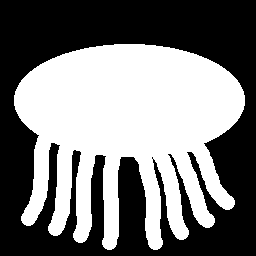
#> input picture data/9.png, 256 x 256 px
$ jupyter execute '4.9.2 轮廓特征.ipynb'
#> lines starting #> are read from the running program, lines starting #| are printed output that depends on the picture; after the words box and inside, x2 and y2 are one past the last pixel; in counts of white or black regions, pixels touching at a corner belong together; long printed decimals are rounded
# 轮廓特征

### 目标

在本文中，我们将学习
- 如何找到轮廓的不同特征，例如面积，周长，质心，边界框等。
- 您将看到大量与轮廓有关的功能。

### 1. 特征矩

特征矩可以帮助您计算一些特征，例如物体的质心，物体的面积等。请查看特征矩上的维基百科页面。函数**cv.moments**()提供了所有计算出的矩值的字典。见下文：

[cell 1]
import numpy as np
import cv2 as cv
from matplotlib import pyplot as plt

# img = cv.imread('data/pic3.png')

# imgray = cv.cvtColor(img, cv.COLOR_BGR2GRAY)
# ret,thresh = cv.threshold(imgray,200,255,cv.THRESH_BINARY_INV)

org = cv.imread('data/9.png', 0)
#> org: shape (256, 256); 47.1% white; 1 white region

ret,thresh = cv.threshold(org,127,255,cv.THRESH_BINARY)

contours,hierarchy = cv.findContours(thresh, cv.RETR_EXTERNAL, cv.CHAIN_APPROX_SIMPLE)
#> contours = 1 contour; box (x1, y1, x2, y2) and area: (14, 44, 245, 250) 29982

img = cv.cvtColor(org, cv.COLOR_GRAY2BGR)
#> img is the input picture: shape (256, 256, 3); 47.1% white; 1 white region, box (x1, y1, x2, y2) and area: (14, 44, 245, 250) 30872
cv.drawContours(img, contours, 0, (0,255,0), 2)
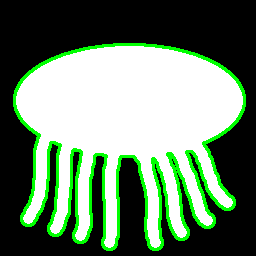
#> img: shape (256, 256, 3); 9.64% of pixels changed, all inside (x1, y1, x2, y2) = (13, 43, 246, 251)

plt.figure(figsize=(4, 4))
plt.imshow(img)
plt.xticks([]), plt.yticks([])

plt.show()

[cell 2]
cnt = contours[0]
#> cnt = contour of 723 points, box (x1, y1, x2, y2) (14, 44, 245, 250), area 29982
M = cv.moments(cnt)
#> M = moments, m00 29982, centre m10/m00, m01/m00 = (127.7, 129.8)
print( M )
#> (printed output is left out)

从这一刻起，您可以提取有用的数据，例如面积，质心等。质心由关系给出，$C_x = \frac{M_{10}}{M_{00}}$ 和 $C_y = \frac{M_{01}}{M_{00}}$。可以按照以下步骤进行：

[cell 3]
cx = int(M['m10']/M['m00'])
#> cx = 127
cy = int(M['m01']/M['m00'])
#> cy = 129

print(cx, ",", cy)
#| 127 , 129

[cell 4]
cv.circle(img, (cx, cy), 3, (0, 0, 255), -1)
#> img: shape (256, 256, 3); 0.04% of pixels changed, all inside (x1, y1, x2, y2) = (124, 126, 131, 133)

plt.figure(figsize=(4, 4))
plt.imshow(cv.cvtColor(img, cv.COLOR_BGR2RGB))
plt.xticks([]), plt.yticks([])

plt.show()

### 2. 轮廓面积

轮廓区域由函数**cv.contourArea**()或从矩`M['m00']`中给出。

[cell 5]
area = cv.contourArea(cnt)
#> area = 29982
print(area)
#| 29982.0

### 3. 轮廓周长

也称为弧长。可以使用**cv.arcLength**()函数找到它。第二个参数指定形状是闭合轮廓(`True`)还是曲线。

[cell 6]
perimeter = cv.arcLength(cnt,True)
#> perimeter = 1985
print(perimeter)
#| 1984.965

### 4. 轮廓近似

根据我们指定的精度，它可以将轮廓形状近似为顶点数量较少的其他形状。它是Douglas-Peucker算法的实现。检查维基百科页面上的算法和演示。

为了理解这一点，假设您试图在图像中找到一个正方形，但是由于图像中的某些问题，您没有得到一个完美的正方形，而是一个“坏形状”（如下图所示）。现在，您可以使用此功能来近似形状。在这种情况下，第二个参数称为epsilon，它是从轮廓到近似轮廓的最大距离。它是一个精度参数。需要正确选择epsilon才能获得正确的输出。

下面，在图片中，绿线显示了ε=弧长的1％时的近似曲线。红线显示了ε=弧长度的4％时的情况。第三个参数指定曲线是否闭合。

[cell 7]
epsilon1 = 0.01*cv.arcLength(cnt,True)
#> epsilon1 = 19.85
approx1 = cv.approxPolyDP(cnt,epsilon1,True)
#> approx1 = contour of 22 points, box (x1, y1, x2, y2) (14, 44, 244, 250), area 26168

epsilon2 = 0.04*cv.arcLength(cnt,True)
#> epsilon2 = 79.4
approx2 = cv.approxPolyDP(cnt,epsilon2,True)
#> approx2 = [[40, 64], [24, 224], [233, 206], [224, 68]]

img1 = cv.cvtColor(org, cv.COLOR_GRAY2BGR)
img2 = cv.cvtColor(org, cv.COLOR_GRAY2BGR)

cv.drawContours(img1, [approx1], 0, (0,255,0), 2)
#> img1: shape (256, 256, 3); 7.47% of pixels changed, all inside (x1, y1, x2, y2) = (13, 43, 245, 251)
cv.drawContours(img2, [approx2], 0, (255,0,0), 2)
#> img2: shape (256, 256, 3); 3.12% of pixels changed, all inside (x1, y1, x2, y2) = (23, 63, 235, 226)

plt.figure(figsize=(8, 4))

plt.subplot(121),plt.imshow(img1)
plt.title('0.01'), plt.xticks([]), plt.yticks([])
plt.subplot(122),plt.imshow(img2)
plt.title('0.04'), plt.xticks([]), plt.yticks([])

plt.show()
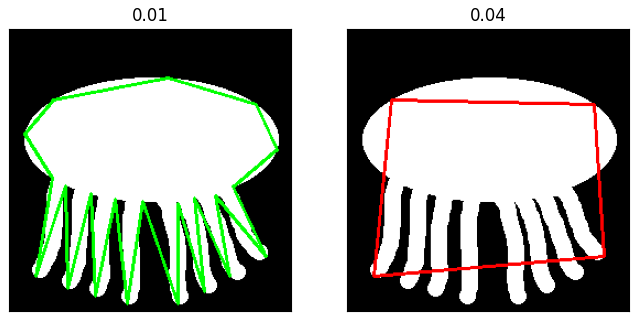
#> figure drawn by matplotlib, 2 panels; B, G, R data is drawn as R, G, B

### 5. 轮廓凸包

凸包外观看起来与轮廓逼近相似，但不相似（在某些情况下两者可能提供相同的结果）。在这里，**cv.convexHull**()函数检查曲线是否存在凸凹缺陷并对其进行校正。一般而言，凸曲线是始终凸出或至少平坦的曲线。如果在内部凸出，则称为凸度缺陷。例如，检查下面的手的图像。红线显示手的凸包。双向箭头标记显示凸度缺陷，这是凸包与轮廓线之间的局部最大偏差。

关于它的语法，有一些需要讨论：

```python
hull = cv.convexHull(points[, hull[, clockwise[, returnPoints]]
```

参数详细信息：
- **点**是我们传递到的轮廓。
- **凸包**是输出，通常我们忽略它。
- **顺时针方向**：方向标记。如果为True，则输出凸包为顺时针方向。否则，其方向为逆时针方向。
- **returnPoints**：默认情况下为True。然后返回凸包的坐标。如果为False，则返回与凸包点相对应的轮廓点的索引。

因此，要获得如上图所示的凸包，以下内容就足够了：

```python
hull = cv.convexHull(cnt)
```

但是，如果要查找凸度缺陷，则需要传递`returnPoints = False`。为了理解它，我们将拍摄上面的矩形图像。首先，我发现它的轮廓为`cnt`。现在，我发现它的带有`returnPoints = True`的凸包，得到以下值：`[[[234 202]]，[[51 202]]，[[51 79]]，[[234 79]]]`，它们是四个角 矩形的点。现在，如果对`returnPoints = False`执行相同的操作，则会得到以下结果：`[[129]，[67]，[0]，[142]]`。这些是轮廓中相应点的索引。例如，检查第一个值：`cnt [129] = [[234，202]]`与第一个结果相同（对于其他结果依此类推）。

当我们讨论凸度缺陷时，您将再次看到它。

### 6. 检查凸度

**cv.isContourConvex**()具有检查曲线是否凸出的功能。它只是返回True还是False。没什么大不了的。

[cell 8]
hull = cv.convexHull(cnt)
#> hull = contour of 46 points, box (x1, y1, x2, y2) (14, 44, 245, 250), area 40556

k = cv.isContourConvex(cnt)
#> k = False

print(k)
#| False

### 7. 边界矩形

有两种类型的边界矩形。

#### 7.a.直角矩形

它是一个矩形，不考虑物体的旋转。所以边界矩形的面积不是最小的。它是由函数**cv.boundingRect**()找到的。

令`(x，y)`为矩形的左上角坐标，而`(w，h)`为矩形的宽度和高度。

```python
x,y,w,h = cv.boundingRect(cnt)
cv.rectangle(img,(x,y),(x+w,y+h),(0,255,0),2)
```

#### 7.b. 旋转矩形

这里，边界矩形是用最小面积绘制的，所以它也考虑了旋转。使用的函数是**cv.minAreaRect**()。它返回一个Box2D结构，其中包含以下细节 -(中心(x,y)，(宽度，高度)，旋转角度)。但要画出这个矩形，我们需要矩形的四个角。它由函数**cv.boxPoints**()获得

```python
rect = cv.minAreaRect(cnt)
box = cv.boxPoints(rect)
box = np.int0(box)
cv.drawContours(img,[box],0,(0,0,255),2)
```

两个矩形都显示在一张单独的图像中。绿色矩形显示正常的边界矩形。红色矩形是旋转后的矩形。

### 8. 最小闭合圈
接下来，使用函数**cv.minEnclosingCircle(*()查找对象的圆周。它是一个以最小面积完全覆盖物体的圆。

```python
(x,y),radius = cv.minEnclosingCircle(cnt)
center = (int(x),int(y))
radius = int(radius)
cv.circle(img,center,radius,(0,255,0),2)
```

### 9. 拟合一个椭圆

下一个是把一个椭圆拟合到一个物体上。它返回内接椭圆的旋转矩形。

```python
ellipse = cv.fitEllipse(cnt)
cv.ellipse(img,ellipse,(0,255,0),2)
```

### 10. 拟合直线

同样，我们可以将一条直线拟合到一组点。下图包含一组白点。我们可以近似一条直线。

```python
rows,cols = img.shape[:2]
[vx,vy,x,y] = cv.fitLine(cnt, cv.DIST_L2,0,0.01,0.01)
lefty = int((-x*vy/vx) + y)
righty = int(((cols-x)*vy/vx)+y)
cv.line(img,(cols-1,righty),(0,lefty),(0,255,0),2)
```

[cell 9]
import numpy as np
import cv2 as cv
from matplotlib import pyplot as plt

img = cv.imread('data/pic3.png')
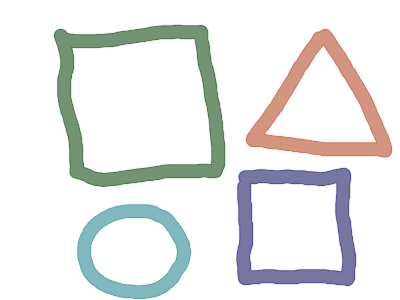
#> input picture data/pic3.png, 400 x 300 px
#> img is the input picture: shape (300, 400, 3); mean B, G, R 232.6, 233.5, 232.3

imgray = cv.cvtColor(img, cv.COLOR_BGR2GRAY)
ret,thresh = cv.threshold(imgray,200,255,cv.THRESH_BINARY_INV)
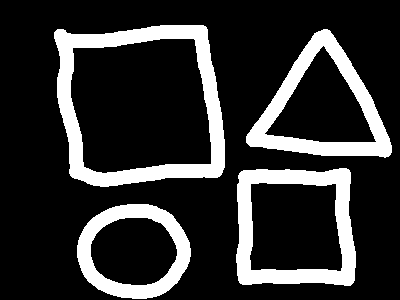
#> thresh: shape (300, 400); 19.1% white; 4 white regions

contours,hierarchy = cv.findContours(thresh, cv.RETR_EXTERNAL, cv.CHAIN_APPROX_SIMPLE)
#> contours = 4 contours; box (x1, y1, x2, y2) and area: (54, 25, 225, 187) 23440, (236, 168, 356, 286) 12830, (246, 29, 392, 158) 10732, (77, 204, 191, 299) 8420

# 三角形轮廓线
img1 = img.copy()
cnt = contours[2]
#> cnt = contour of 201 points, box (x1, y1, x2, y2) (246, 29, 392, 158), area 10732
cv.drawContours(img1, [cnt], 0, (255, 0, 0), 2)
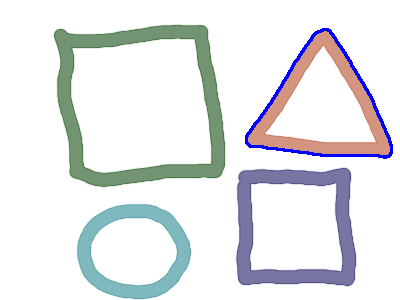
#> img1: shape (300, 400, 3); 1.24% of pixels changed, all inside (x1, y1, x2, y2) = (245, 28, 393, 159)

# 直角矩形
img2 = img.copy()
rect = cv.boundingRect(cnt)
#> rect = (246, 29, 146, 129)
cv.rectangle(img2, rect, (255, 0, 0), 2)
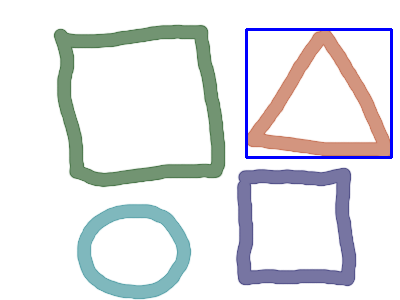
#> img2: shape (300, 400, 3); 1.36% of pixels changed, all inside (x1, y1, x2, y2) = (245, 28, 393, 159)

# 旋转矩形
img3 = img.copy()
rect = cv.minAreaRect(cnt)
#> rect = ((335.5, 118), (140.3, 130.7), -56.86)
box = cv.boxPoints(rect)
#> box = [[351.8, 212.5], [242.4, 141], [319.1, 23.54], [428.5, 94.97]]
box = np.intp(box)
#> box = [[351, 212], [242, 141], [319, 23], [428, 94]]
cv.drawContours(img3,[box],0,(255, 0, 0),2)
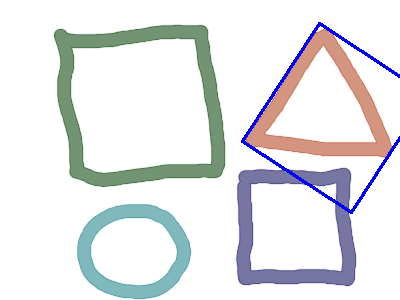
#> img3: shape (300, 400, 3); 1.27% of pixels changed, all inside (x1, y1, x2, y2) = (241, 22, 400, 214)

# 最小闭合圈
img4 = img.copy()
(x,y),radius = cv.minEnclosingCircle(cnt)
#> x = 321.1; y = 110.3; radius = 81.54
center = (int(x),int(y))
#> center = (321, 110)
radius = int(radius)
#> radius = 81
cv.circle(img4,center,radius,(255, 0, 0),2)
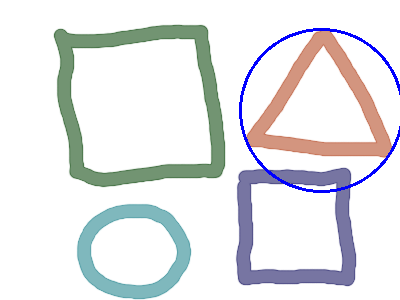
#> img4: shape (300, 400, 3); 1.17% of pixels changed, all inside (x1, y1, x2, y2) = (239, 28, 400, 193)

# 拟合一个椭圆
img5 = img.copy()
ellipse = cv.fitEllipse(cnt)
#> ellipse = ((323, 119.6), (121.1, 156.4), 170.8)
cv.ellipse(img5,ellipse,(255, 0, 0),2)
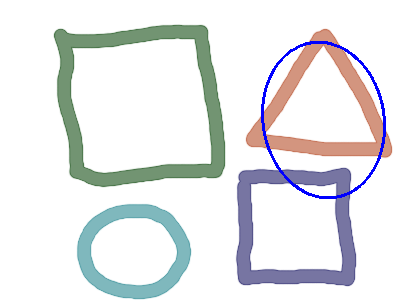
#> img5: shape (300, 400, 3); 1.07% of pixels changed, all inside (x1, y1, x2, y2) = (261, 41, 386, 199)

# 拟合直线
img6 = img.copy()
rows,cols = img6.shape[:2]
#> rows = 300; cols = 400
[vx,vy,x,y] = cv.fitLine(cnt, cv.DIST_L2,0,0.01,0.01)
#> vx = [0.958]; vy = [0.287]; x = [326.5]; y = [93.63]
lefty = int((-x*vy/vx) + y)
#> lefty = -4
righty = int(((cols-x)*vy/vx)+y)
#> righty = 115
cv.line(img6,(cols-1,righty),(0,lefty),(255, 0, 0),2)
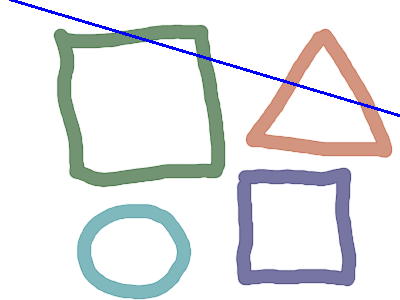
#> img6: shape (300, 400, 3); 1% of pixels changed, all inside (x1, y1, x2, y2) = (9, 0, 400, 117)


plt.figure(figsize=(15, 8))

plt.subplot(2,3,1),plt.imshow(img1)
plt.title('Contour'), plt.xticks([]), plt.yticks([])
plt.subplot(2,3,2),plt.imshow(img2)
plt.title('Rectangle'), plt.xticks([]), plt.yticks([])
plt.subplot(2,3,3),plt.imshow(img3)
plt.title('Rotated Rectangle'), plt.xticks([]), plt.yticks([])

plt.subplot(2,3,4),plt.imshow(img4)
plt.title('Circle'), plt.xticks([]), plt.yticks([])
plt.subplot(2,3,5),plt.imshow(img5)
plt.title('Ellipse'), plt.xticks([]), plt.yticks([])
plt.subplot(2,3,6),plt.imshow(img6)
plt.title('Line'), plt.xticks([]), plt.yticks([])

plt.show()
#> figure, not shown here; B, G, R data is drawn as R, G, B
